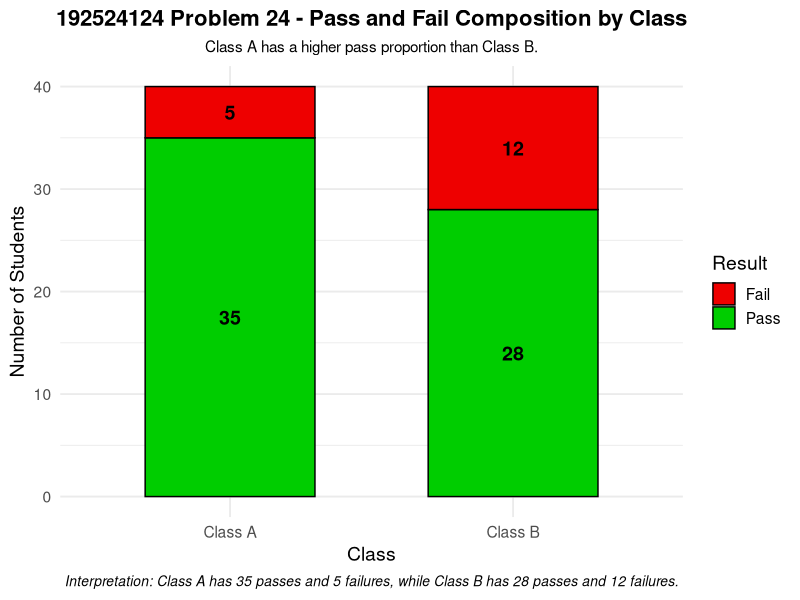

Write R code to recreate this figure.
# Problem 24 - Stacked Bar Chart

library(ggplot2)

results <- data.frame(
  Class = c(
    "Class A", "Class A",
    "Class B", "Class B"
  ),
  Result = c(
    "Pass", "Fail",
    "Pass", "Fail"
  ),
  Students = c(
    35, 5,
    28, 12
  )
)

ggplot(
  results,
  aes(
    x = Class,
    y = Students,
    fill = Result
  )
) +
  geom_bar(
    stat = "identity",
    color = "black",
    width = 0.6
  ) +
  geom_text(
    aes(
      label = Students
    ),
    position = position_stack(vjust = 0.5),
    fontface = "bold",
    size = 5
  ) +
  labs(
    title = "192524124 Problem 24 - Pass and Fail Composition by Class",
    subtitle = "Class A has a higher pass proportion than Class B.",
    x = "Class",
    y = "Number of Students",
    fill = "Result",
    caption = "Interpretation: Class A has 35 passes and 5 failures, while Class B has 28 passes and 12 failures."
  ) +
  scale_fill_manual(
    values = c(
      "Pass" = "green3",
      "Fail" = "red2"
    )
  ) +
  theme_minimal(base_size = 14) +
  theme(
    plot.title = element_text(
      hjust = 0.5,
      face = "bold",
      size = 16
    ),
    plot.subtitle = element_text(
      hjust = 0.5,
      size = 11
    ),
    plot.caption = element_text(
      hjust = 0.5,
      face = "italic",
      size = 10
    )
  )
